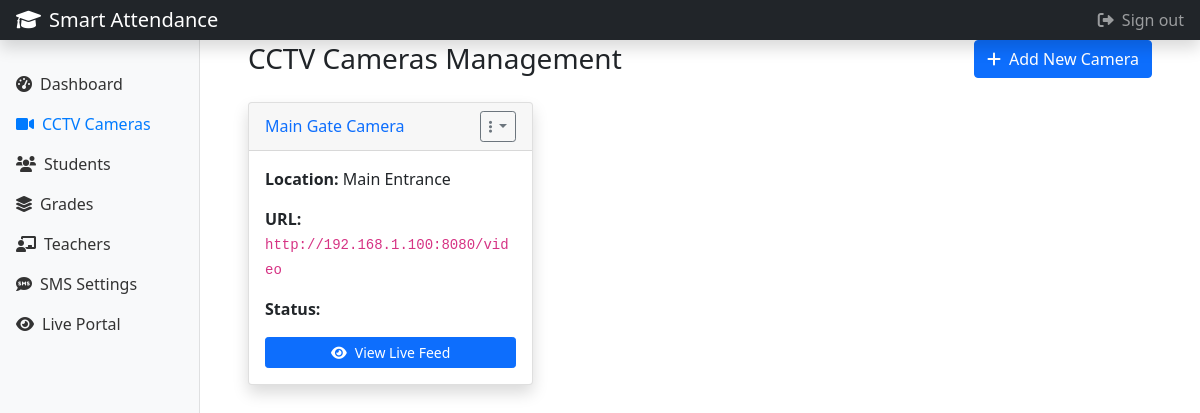
The page /admin/cameras.php (signed in) on the database its author committed.
### tables this page shows
CREATE TABLE cameras (
    id INT PRIMARY KEY AUTO_INCREMENT,
    camera_name VARCHAR(100) NOT NULL,
    camera_url VARCHAR(255) NOT NULL,
    location VARCHAR(100),
    is_active BOOLEAN DEFAULT TRUE,
    created_at TIMESTAMP DEFAULT CURRENT_TIMESTAMP,
    updated_at TIMESTAMP DEFAULT CURRENT_TIMESTAMP ON UPDATE CURRENT_TIMESTAMP
);

### admin/cameras.php (the view, shortened to what this page needs)
<?php
require_once '../config/database.php';
include 'includes/header.php';
$cameras = $pdo->query("SELECT * FROM cameras ORDER BY created_at DESC")->fetchAll();
?>
<div class="container-fluid">
    <div class="row">
        <div class="col-12">
            <div class="d-flex justify-content-between align-items-center mb-4">
                <h1 class="h3 mb-0">CCTV Cameras Management</h1>
                <button class="btn btn-primary" data-bs-toggle="modal" data-bs-target="#addCameraModal">
                    <i class="fas fa-plus me-2"></i>Add New Camera
                </button>
            </div>
        </div>
    </div>
    <div class="row">
        <?php foreach ($cameras as $camera): ?>
        <div class="col-md-6 col-lg-4 mb-4">
            <div class="card shadow">
                <div class="card-header d-flex justify-content-between align-items-center">
                    <h6 class="m-0 font-weight-bold text-primary"><?php echo htmlspecialchars($camera['camera_name']); ?></h6>
                    <div class="dropdown">
                        <button class="btn btn-sm btn-outline-secondary dropdown-toggle" type="button" data-bs-toggle="dropdown">
                            <i class="fas fa-ellipsis-v"></i>
                        </button>
                    </div>
                </div>
                <div class="card-body">
                    <div class="mb-3">
                        <strong>Location:</strong> <?php echo htmlspecialchars($camera['location']); ?>
                    </div>
                    <div class="mb-3">
                        <strong>URL:</strong>
                        <code><?php echo htmlspecialchars($camera['camera_url']); ?></code>
                    </div>
                    <div class="mb-3">
                        <strong>Status:</strong>
                        <span class="badge badge-<?php echo $camera['is_active'] ? 'success' : 'danger'; ?>">
                        </span>
                    </div>
                    <div class="d-grid">
                        <a href="../live/live.php?camera=<?php echo $camera['id']; ?>" class="btn btn-primary btn-sm">
                            <i class="fas fa-eye me-2"></i>View Live Feed
                        </a>
                    </div>
                </div>
            </div>
        </div>
        <?php endforeach; ?>
    </div>
</div>
<?php include 'includes/footer.php'; ?>

### rows shown on the page
cameras: camera_name "Main Gate Camera", location "Main Entrance", camera_url "http://192.168.1.100:8080/video"
